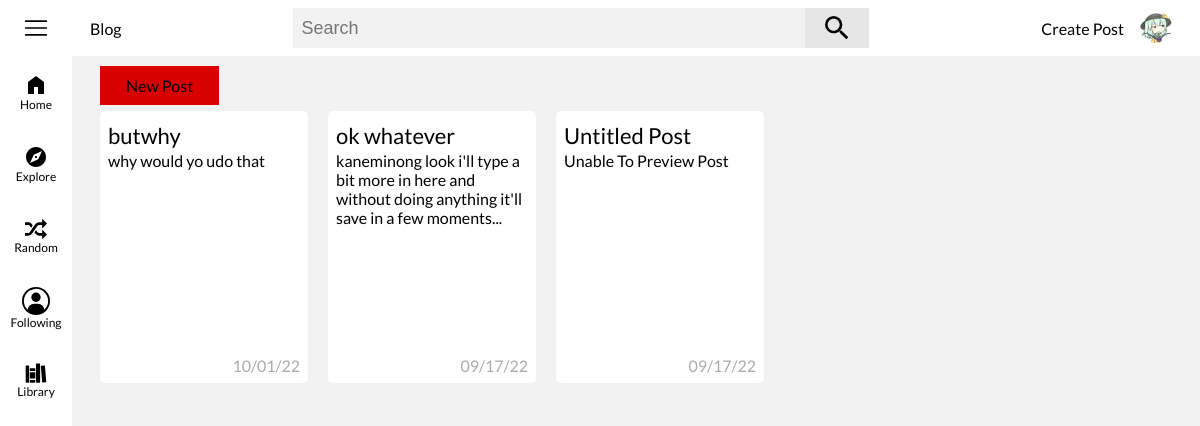
The page /post/caches (signed in) on the database its author committed.
### flaskblog/models.py (models this page shows)
class PostCache(db.Model):
	id = db.Column(db.Integer, primary_key=True)
	user_id = db.Column(db.Integer, db.ForeignKey('user.id'), nullable=False)
	post_id = db.Column(db.Integer, db.ForeignKey('post.id'), nullable=True)
	date_cached = db.Column(db.DateTime, nullable=False, default=datetime.utcnow)
	description = db.Column(db.Text, nullable=True)
	title = db.Column(db.String(100), default='', nullable=False)
	content = db.Column(db.Text, default='', nullable=False)

### flaskblog/posts/routes.py (the view, shortened to what this page needs)
@posts.route("/post/caches", methods=["GET", "POST"])
@login_required
def post_caches():
	if request.method == "GET":
		user_post_caches = PostCache.query.filter_by(user_id=current_user.id).order_by(
			PostCache.date_cached.desc()).all()
		limit_content = {}
		for post_cache in user_post_caches:
			splinted_raw = re.split('{{|}}', post_cache.content)
			splinted = []
			for i, splint in enumerate(splinted_raw):
				if splint == '' or "*/#|>" in splint or EMPTY_CODE in splint:
					continue
				else:
					splinted.append(splint)
			if len(splinted) >= 1:
				if len(splinted[0].split()) < 17:
					limit_content[post_cache.id] = splinted[0].split('\n')[0]
				else:
					limit_content[post_cache.id] = splinted[0] + '...'
			else:
				limit_content[post_cache.id] = None
		return render_template('post_caches.html', title='Post Caches', user_post_caches=user_post_caches,
							   limit_content=limit_content)

### flaskblog/main/forms.py
class SearchForm(FlaskForm):
    search_field = SearchField()

### flaskblog/main/routes.py (called while the page is built)
@main.app_context_processor
def inject_template_globals():
	if current_user.is_authenticated:
		image_file_2 = current_user.image_file
	else:
		image_file_2 = 'default.jpg'
	has_post_cache = False
	if current_user.is_authenticated:
		if PostCache.query.filter_by(user_id=current_user.id):
			has_post_cache = True
	return dict(image_file=url_for('static', filename=f'images/profile_pics/{image_file_2}'),
				search_form=SearchForm(), has_post_cache=has_post_cache)

### flaskblog/models.py (called while the page is built)
@login_manager.user_loader
def load_user(user_id):
	return User.query.get(user_id)

### flaskblog/templates/post_caches.html (shortened to what this page needs)
{% extends "base.html" %}
{% block body %}
	<div id="main-body">
		<div id="post-cache-toolbar">
			<a href="{{ url_for('posts.new_post') }}">New Post</a>
		</div>
		<div id="post-cache-container">
			{% for post_cache in user_post_caches %}
				<div class="post-cache" data-id="{{ post_cache.id }}" onclick="redirect(`{{ url_for('posts.new_post', post_cache_id=post_cache.id) }}`)">
					<div class="post-cache-header">
						<span class="post-cache-title">
							{% if post_cache.title %}
								{{ post_cache.title }}
							{% else %}
								Untitled Post
							{% endif %}
						</span>
					</div>
					<p class="post-cache-content">
						{% if limit_content[post_cache.id] %}
							{{ limit_content[post_cache.id] }}
						{% else %}
							Unable To Preview Post
						{% endif %}
					</p>
					<div class="post-cache-date text-muted">
						{{ post_cache.date_cached.strftime("%x") }}
					</div>
				</div>
			{% endfor %}
		</div>
	</div>
{% endblock %}

### flaskblog/static/main.css (style rules this page uses)
[data-theme="light"] { --primary-color: #f2f2f2; --secondary-color: #fff; --tertiary-color: #e6e6e6; --color-sceme: #f00; --search-box: #f2f2f2; --side-menu-color: #e6e6e6; --primary-text: #000; --secondary-text: #aaa; --primary-icon: #000; }
.text-muted { color: var(--secondary-text); }
body { margin: 0; padding: 0; background-color: var(--primary-color); font-family: 'Lato', sans-serif; }
p, h1, h2, h3, h4, h5, h6, span { color: var(--primary-text); margin: 0px; padding: 0px; }
a { color: #3ea6ff; margin: 0; padding: 0; }
#search-input { height: 40px; width: 512px; padding: 0 8px; color: var(--primary-text); font-size: 18px; outline: none; background-color: var(--search-box); border: none; }
#main-body { display: flex; flex-direction: column; color: var(--primary-text); padding: 76px 50px 20px 100px; }
#post-cache-toolbar { margin-bottom: 16px; }
#post-cache-toolbar a { padding: 8px 24px; color: var(--primary-text); text-decoration: none; background-color: #d80000; border: 2px solid #d80000; }
#post-cache-container { display: grid; grid-template-columns: repeat(5, 1fr); grid-row-gap: 20px; grid-column-gap: 20px; }
.post-cache { display: flex; flex-direction: column; justify-content: space-between; height: 256px; width: 192px; padding: 8px; cursor: pointer; border-radius: 5px; background-color: var(--secondary-color); }
.post-cache-header { display: flex; align-items: center; justify-content: space-between; min-height: 32px; }
.post-cache-title { font-size: 22px; }
.post-cache-content { height: 100%; }
.post-cache-date { text-align: right; }

### rows shown on the page
PostCache: title "butwhy", content "why would yo udo that", date_cached "10/01/22"
PostCache: title "ok whatever", limit_content "kaneminong look i'll type a bit more in here and without doing anything it'll save in a few moments...", date_cached "09/17/22"
PostCache: title "Untitled Post", shows "Unable To Preview Post", date_cached "09/17/22"
